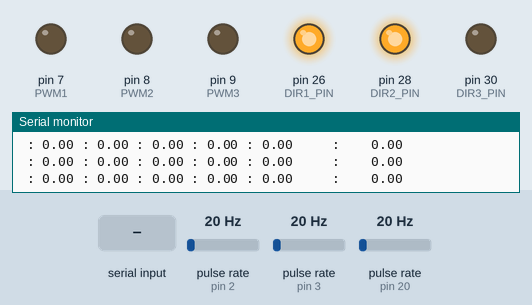
This sketch was run on a simulated Arduino Mega 2560, built with avr-gcc and run on an emulated ATmega2560. On the bench: output pins drawn as LEDs (lit = HIGH), the last lines printed to the serial monitor. Wiring (inferred from the names in the program): 3 × pulse sensor: data pin 2 / data pin 3 / data pin 20. The test bench sets the inputs (shaded band); at power-on: pulse rate (sensors on pin 2, pin 3, pin 20) 20 Hz.

Above: at 1.2 s.
1.3 s: pulse rate (sensor on pin 2) set to 4 Hz
At 2.4 s:
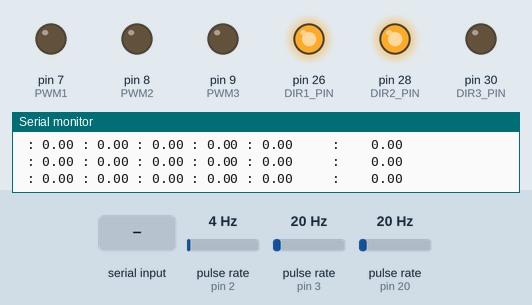
2.9 s: pulse rate (sensor on pin 3) set to 50 Hz
5.9 s: pulse rate (sensor on pin 20) set to 4 Hz
At 6.9 s:
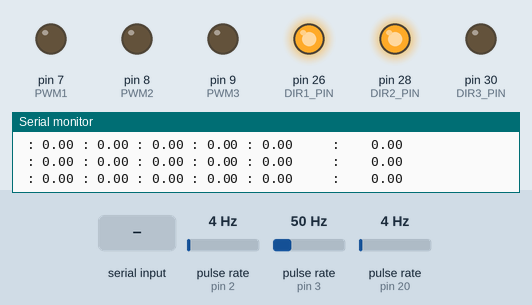
7.4 s: pulse rate (sensor on pin 3) set to 4 Hz
At 7.9 s:
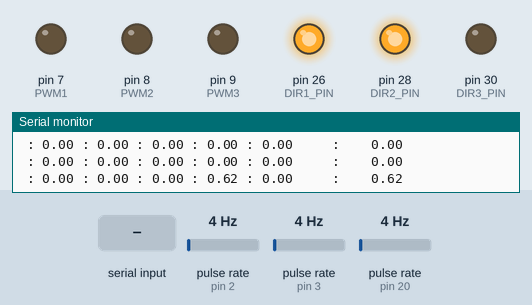
9.0 s: "S*" received over the second serial link
12.0 s: "90,45,200*" received over the second serial link
Timing chart, 0 to 15.0 s (numbered marks = the images above; inputs shaded):
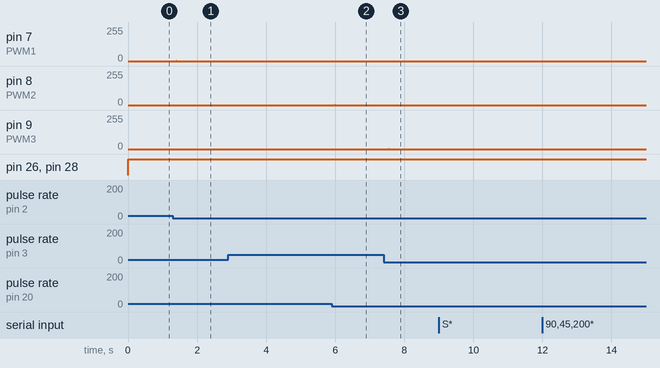

The sketch:

newchassis_withoutPID.ino
```cpp
#include <ArduinoJson.h>
#include <String.h>
#include "Variables.h"
#include "Matrix_.h"
#include "communication.h"
#include "encoder_rpm.h"
#include "pid.h"

void setup() {
  Serial.begin(38400);
  Serial2.begin(38400);
  Serial1.begin(38400);
  Serial3.begin(38400);
  pinMode(DIR1_PIN, OUTPUT);
  pinMode(DIR2_PIN, OUTPUT);
  pinMode(DIR3_PIN, OUTPUT);
  attachInterrupt(digitalPinToInterrupt(encoder1), countPulse1, CHANGE);
  attachInterrupt(digitalPinToInterrupt(encoder2), countPulse2, CHANGE);
  attachInterrupt(digitalPinToInterrupt(encoder3), countPulse3, CHANGE);
}

void loop() {
  json_rec();
  rpm_cal();
  bno_rec();

 float Matrix[3][3] = {
    // { 1, 0, 0.36 },
    // { -0.5, 0.8666, 0.36 },
    // { -0.5, -0.8666, 0.36 }


    { cos(bno_chassis * (3.142 / 180)), sin(bno_chassis * (3.142 / 180)), 0.36 },
    { cos((bno_chassis + 120) * (3.142 / 180)), sin((bno_chassis + 120) * (3.142 / 180)), 0.36 },
    { cos((bno_chassis + 240) * (3.142 / 180)), sin((bno_chassis + 240) * (3.142 / 180)), 0.36 }
  };
  // Serial.println(bno_chassis);
  // num=num/10;
  // num*=10;
  Vx = cos(num * M_PI / 180.0) * 6 * strength / 100;
  Vy = sin(num * M_PI / 180.0) * 6 * strength / 100;

  if (cmd == 'S') {
    W = 0;
    bno_chassis = 0;
  } else if (cmd == 'L') {
    W = 5;

  } else if (cmd == 'R') {
    W = -5;
    // bno_rec();
  }


  if (num == 400 && cmd == 'S') {
    change1 = 0;
    change2 = 0;
    change3 = 0;
    change1_f = 0;
    change2_f = 0;
    change3_f = 0;
    Vx = Vy = W = 0;
  } else if (cmd != 'S' && num == 400) {
    // Serial.println("hello");
    Vx = Vy = 0;
  }

  change1 = (Matrix[0][0] * Vx + Matrix[0][1] * Vy + Matrix[0][2] * W) / 0.076;
  change2 = (Matrix[1][0] * Vx + Matrix[1][1] * Vy + Matrix[1][2] * W) / 0.076;
  change3 = (Matrix[2][0] * Vx + Matrix[2][1] * Vy + Matrix[2][2] * W) / 0.076;

  // Serial.print("Cmd : ");
  // Serial.print(cmd);
  // Serial.print("YAW : ");
  // Serial.print(bno_chassis);
  // Serial.print("Angle : ");
  // Serial.print(num);
  // Serial.print(strength);


  Direction1 = (change1 < 0) ? false : true;
  Direction2 = (change2 < 0) ? false : true;
  Direction3 = (change3 < 0) ? true : false;
  // change1=abs(change1);
  // change2=abs(change2);
  // change3=abs(change3);
  // change1 = constrain(change1, 0, 255);
  // change2 = constrain(change2, 0, 255);
  // change3 = constrain(change3, 0, 255);
  pid_fn();
  digitalWrite(DIR1_PIN, Direction1);
  digitalWrite(DIR2_PIN, Direction2);
  digitalWrite(DIR3_PIN, Direction3);
    Serial.print(" : ");
  Serial.print(change1);
  Serial.print(" : ");

  Serial.print(change1_f);
  Serial.print(" : ");
  Serial.print(change2);
  Serial.print(" : ");
  Serial.print(change2_f);
  Serial.print(" : ");
  Serial.print(change3);
  Serial.print("     :    ");
  Serial.println(change3_f);
  // analogWrite(PWM1, abs(change1));
  // analogWrite(PWM2, abs(change2));
  // analogWrite(PWM3, abs(change3));
  analogWrite(PWM1, abs(change1_f));
  analogWrite(PWM2, abs(change2_f));
  analogWrite(PWM3, abs(change3_f));
  // Serial.println();
  delay(10);
}
```

Matrix_.h
```cpp
#ifndef MATRIX_H
#define MATRIX_H

float matrix_cal(){
   // if(cmd == 'S')bno_chassis = 0;

  // Serial.println(bno_chassis);
  float Matrix[3][3] = {
    // { 1, 0, 0.36 },
    // { -0.5, 0.8666, 0.36 },
    // { -0.5, -0.8666, 0.36 }


    { cos(bno_chassis * (3.142 / 180)), sin(bno_chassis * (3.142 / 180)), 0.36 },
    { cos((bno_chassis + 120) * (3.142 / 180)), sin((bno_chassis + 120) * (3.142 / 180)), 0.36 },
    { cos((bno_chassis + 240) * (3.142 / 180)), sin((bno_chassis + 240) * (3.142 / 180)), 0.36 }
  };
  // Serial.println(bno_chassis);
  // num=num/10;
  // num*=10;
  Vx = cos(num * M_PI / 180.0) * 6 * strength / 100;
  Vy = sin(num * M_PI / 180.0) * 6 * strength / 100;

  if (cmd == 'S') {
    W = 0;
    bno_chassis = 0;
  } else if (cmd == 'L') {
    W = 5;

  } else if (cmd == 'R') {
    W = -5;
    // bno_rec();
  }


  if (num == 400 && cmd == 'S') {
    change1 = 0;
    change2 = 0;
    change3 = 0;
    change1_f = 0;
    change2_f = 0;
    change3_f = 0;
    Vx = Vy = W = 0;
  } else if (cmd != 'S' && num == 400) {
    // Serial.println("hello");
    Vx = Vy = 0;
  }


}
#endif
```

Variables.h
```cpp
#ifndef VARIABLES_H
#define VARIABLES_H
#define encoder1 2
#define encoder2 20
#define encoder3 3

#define PWM1 7
#define PWM2 8
#define PWM3 9

#define DIR1_PIN 26
#define DIR2_PIN 28
#define DIR3_PIN 30

bool Direction1 = true;
bool Direction2 = true;
bool Direction3 = true;
int bno_chassis = 0;
DynamicJsonDocument doc(200);
DynamicJsonDocument enc(1024);
String json = "";
String strenc="";
char cmd = 'S';
DeserializationError Jsonerror;
int num = 400;
unsigned long currentTime = 0;
unsigned long lastTime = 0;

int W = 0;
float Vx = 0;
float Vy = 0;

volatile unsigned long rpm1;
volatile unsigned long rpm2;
volatile unsigned long rpm3;

unsigned long pulseCount1 = 0;
unsigned long pulseCount2 = 0;
unsigned long pulseCount3 = 0;

float change1 = 0;
float change2 = 0;
float change3 = 0;

float change1_f = 0;
float change2_f = 0;
float change3_f = 0;

float error1 = 0;
float error2 = 0;
float error3 = 0;

float prev_error1=0;
float prev_error2=0;
float prev_error3=0;

float setpoint1 = 0;
float setpoint2 = 0;
float setpoint3 = 0;

float pid_p1 = 0;
float pid_p2 = 0;
float pid_p3 = 0;

float pid_d1 = 0;
float pid_d2 = 0;
float pid_d3 = 0;

float kp1 = 0.1;
float kp2 = 0.1;
float kp3 = 0.1;

float kd1 = 0.005;
float kd2 = 0.005;
float kd3 = 0.005;

const unsigned long interval = 80;
unsigned long delay_millis = 0;
unsigned long nume = 60000;
unsigned long dino = 28800;
float elapsedtime=0,time=0,prevtime=0;

int strength = 0;

float Matrix[3][3];

#endif
```

communication.h
```cpp
#ifndef COMMN_H
#define COMMN_H

void bno_rec() {
  if (Serial1.available() > 0) {
    json = Serial1.readStringUntil('*');
    // Serial.println(json); // Print the received JSON for debugging

    Jsonerror = deserializeJson(doc, json);

    if (Jsonerror) {
      Serial.print(F("deserializeJson() failed: "));
      Serial.println(Jsonerror.f_str());
      // bno_chassis=0;
    } else {
      if (doc.containsKey("Z")) {
        const char* BT = doc["Z"];
        bno_chassis = -1 * atoi(BT);

        Serial.println(bno_chassis);
        // return bno_chassis;

      } else {
        Serial.println("NO JSON");
        // return -1;
      }
    }
  }
}

void json_rec() {
  if (Serial2.available() > 0) {
    json = Serial2.readStringUntil('*');

    Jsonerror = deserializeJson(doc, json);

    if (Jsonerror) {
      Serial.println(Jsonerror.f_str());
      return;
    } else {
      String esp_data = doc["LOC"];
      cmd = esp_data.charAt(0);
      String numStr = esp_data.substring(1, 4);
      strength = esp_data.substring(4, 7).toInt();
      num = numStr.toInt();
    }
  }

    // Serial.print("  : ");
  // Serial.print(cmd);
  // Serial.print("  : ");
  // Serial.print(num);
}

#endif
```

encoder_rpm.h
```cpp
#ifndef ENCODER_H
#define ENCODER_H
void countPulse1() {
  if (digitalRead(encoder1) == LOW) {
    pulseCount1++;
  }
}

void countPulse2() {
  if (digitalRead(encoder2) == LOW) {
    pulseCount2++;
  }
}

void countPulse3() {
  if (digitalRead(encoder3) == LOW) {
    pulseCount3++;
  }
}


void rpm_cal() {
  currentTime = millis();
  if (currentTime - lastTime >= interval) {  // PID Sampling
    rpm1 = ((pulseCount1 * nume) / dino);
    rpm2 = ((pulseCount2 * nume) / dino);
    rpm3 = ((pulseCount3 * nume) / dino);
    pulseCount1 = 0;
    pulseCount2 = 0;
    pulseCount3 = 0;

    lastTime = currentTime;
    enc["rpm1"]=rpm1;
    enc["rpm2"]=rpm2;
    enc["rpm3"]=rpm3;
    serializeJson(enc,strenc);
    Serial3.print(strenc);
    Serial3.print("*");

  }
}

#endif
```

pid.h
```cpp
#ifndef PID_H
#define PID_H
#include "Variables.h"

void pid_fn() {

  time = millis();
  elapsedtime = (time - prevtime) / 1000;
  setpoint1 = abs(change1) * 3.65;
  setpoint2 = abs(change2) * 3.65;
  setpoint3 = abs(change3) * 3.65;
  error1 = setpoint1 - rpm1;
  error2 = setpoint2 - rpm2;
  error3 = setpoint3 - rpm3;
  pid_p1 = error1 * kp1;
  pid_p2 = error2 * kp2;
  pid_p3 = error3 * kp3;

  pid_d1 = kd1 * ((error1 - prev_error1) / elapsedtime);
  pid_d2 = kd2 * ((error2 - prev_error2) / elapsedtime);
  pid_d3 = kd3 * ((error3 - prev_error3) / elapsedtime);


  change1_f = abs(change1) + pid_p1 + pid_d1;
  change2_f = abs(change2) + pid_p2 + pid_d2;
  change3_f = abs(change3) + pid_p3 + pid_d3;

  // Remove abs from above equations, after this add directions
  // Direction1 = (change1_f < 0) ? false : true;
  // Direction2 = (change2_f < 0) ? false : true;
  // Direction3 = (change3_f < 0) ? true : false;

  change1_f = constrain(change1_f, 0, 180);
  change2_f = constrain(change2_f, 0, 180);
  change3_f = constrain(change3_f, 0, 180);

  prev_error1 = error1;
  prev_error2 = error2;
  prev_error3 = error3;
  prevtime = time;
}


#endif
```

Measured:
- after the input at 1.3 s, pin 7 (PWM1): 0/255 → 1/255 after 0.09 s, → 0/255 0.01 s later
- after the input at 5.9 s, pin 8 (PWM2): 0/255 → 1/255 after 0.09 s, → 0/255 0.01 s later
- after the input at 7.4 s, pin 9 (PWM3): 0/255 → 2/255 after 0.15 s, → 0/255 0.01 s later
